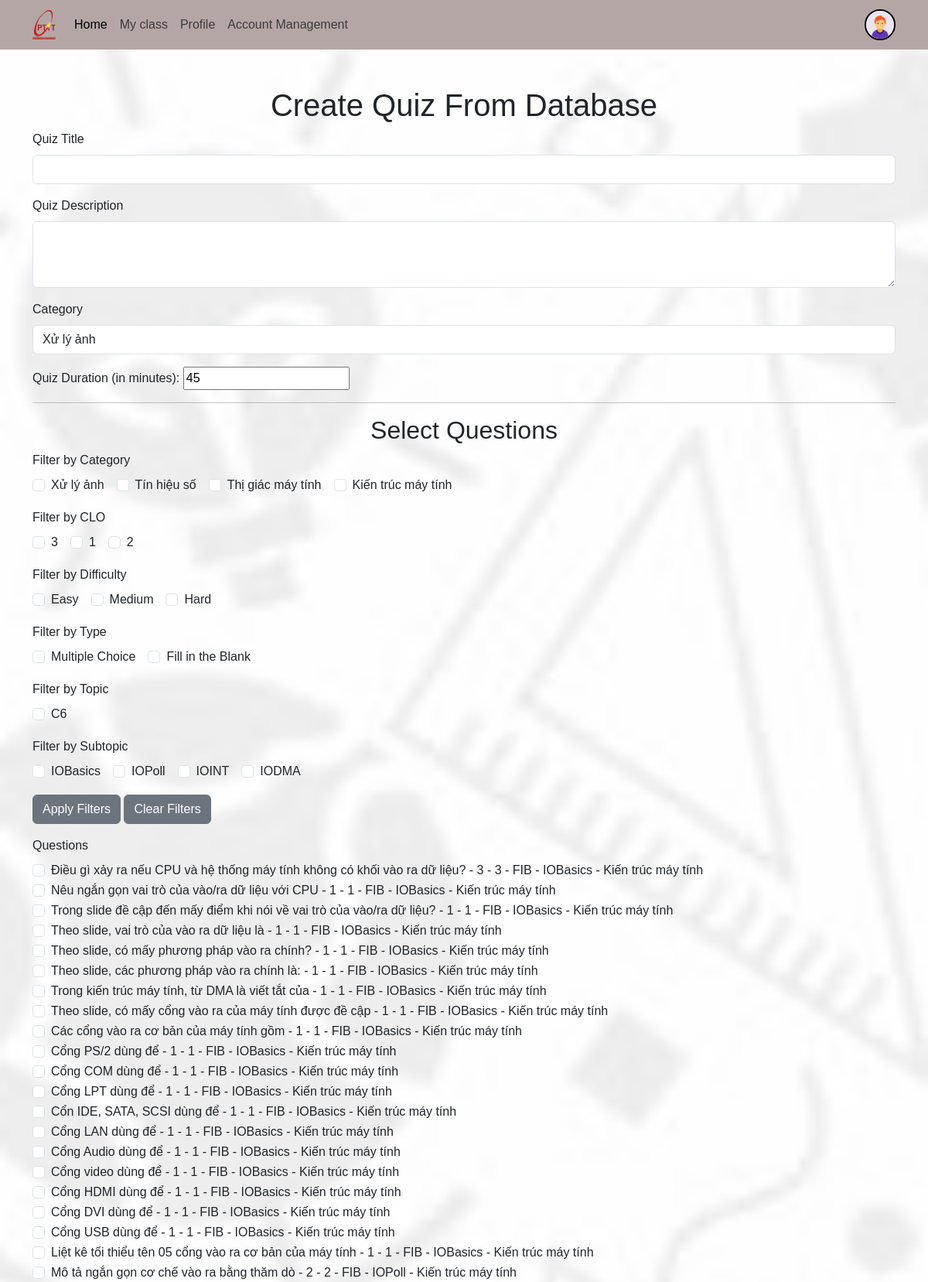
Page /myclass/class_detail/8/addquiz/createquizfromdb/ (signed in, upper part) on the committed database.
### account/models.py (models this page shows, shortened)
class Profile(models.Model):
    user = models.OneToOneField(User, on_delete=models.CASCADE, null=True, verbose_name='User Object') #verbose_name
    user_class = models.TextField(blank=True, null=True)
    email=models.EmailField(blank=True, null=True,max_length=254,unique=True)
    profile_img = models.ImageField(upload_to='profile_images', default='profile_images/user.jpg', blank=True, null=True, verbose_name='Profile Pic')
    studen_id = models.CharField(max_length=15, blank=True, null=True)
    GENDER = (
        ('Male', 'Male'),
        ('Female', 'Female'),
        ('Other', 'Other'),
    )
    gender = models.CharField(max_length=6, choices=GENDER, blank=True, null=True)

### quiz/models.py (models this page shows, shortened)
class Category(models.Model):
    name = models.CharField(max_length=255)
    class Meta:
        verbose_name_plural = 'Categories'

class Question(models.Model):
    QUESTION_TYPES = [
        ('MCQ', 'Multiple Choice Question'),
        ('FIB', 'Fill in the Blank'),
    ]
    category = models.ForeignKey(Category, on_delete=models.CASCADE,null=True, blank=True)
    topic = models.TextField(null=True, blank=True)
    subtopic = models.TextField(null=True, blank=True)
    id = models.AutoField(primary_key=True)
    question_type = models.CharField(max_length=3, choices=QUESTION_TYPES)
    CLO = models.IntegerField(default=1)
    quiz_id = models.ForeignKey(Quiz, on_delete=models.CASCADE, null=True, blank=True)
    question_text = models.TextField()
    difficulty = models.IntegerField(default=1)

### quiz/views.py (the view, shortened to what this page needs)
# urls.py: path('class_detail/<int:class_id>/addquiz/createquizfromdb/', quiz_views.create_quiz_from_db, name='create_quiz_from_db'),
@login_required(login_url='login')
@user_passes_test(is_admin)
def create_quiz_from_db(request, class_id):
    myclass = get_object_or_404(MyClass, id=class_id)
    categories = Category.objects.all()
    questions = Question.objects.filter(quiz_id=None)
    valid_questions = []
    for question in questions:
        if question.question_type == 'MCQ':
            options = Option.objects.filter(question_id=question.id)
            num_correct_options = options.filter(is_correct=True).count()
            num_incorrect_options = options.filter(is_correct=False).count()
            print(question.question_text, num_correct_options, num_incorrect_options)
            if num_correct_options >= 1 and num_incorrect_options >= 3:
                valid_questions.append(question)
        else:
            valid_questions.append(question)
    questions = Question.objects.filter(id__in=[question.id for question in valid_questions])
    if 'category' in request.GET:
        category_filter = request.GET['category'].split(',')
        questions = questions.filter(category_id__in=category_filter)
    if 'clo' in request.GET:
        clo_filter = request.GET['clo'].split(',')
        questions = questions.filter(CLO__in=clo_filter)
    if 'difficulty' in request.GET:
        difficulty_filter = request.GET['difficulty'].split(',')
        questions = questions.filter(difficulty__in=difficulty_filter)
    if 'type' in request.GET:
        type_filter = request.GET['type'].split(',')
        questions = questions.filter(question_type__in=type_filter)
    if 'topic' in request.GET:
        topic_filter = request.GET['topic'].split(',')
        questions = questions.filter(topic__in=topic_filter)
    if 'subtopic' in request.GET:
        subtopic_filter = request.GET['subtopic'].split(',')
        questions = questions.filter(subtopic__in=subtopic_filter)
    clos = questions.values_list('CLO', flat=True).distinct()
    topics = questions.values_list('topic', flat=True).distinct()
    subtopics = questions.values_list('subtopic', flat=True).distinct()
    if request.headers.get('x-requested-with') == 'XMLHttpRequest':
        questions_data = list(questions.values('id', 'question_text', 'CLO', 'difficulty', 'question_type'))
        return JsonResponse({'questions': questions_data})
    context = {
        'categories': categories,
        'clos': clos,
        'topics': topics,
        'subtopics': subtopics,
        'questions': questions,
        'class_id': class_id
    }
    return render(request, 'createQuizFromDB.html', context)

### quiz/views.py (called while the page is built)
def is_admin(user):
    return user.is_superuser

### templates/createQuizFromDB.html (shortened to what this page needs)
<!DOCTYPE html>
<html lang="en">
<head>
    <link href="https://cdn.jsdelivr.net/npm/bootstrap@5.3.0-alpha3/dist/css/bootstrap.min.css" rel="stylesheet"
>
    <link rel="stylesheet" href="/static/css/style.css">
</head>
<body>
    {% include "Components/navbar_loged_in.html" %}
    <div class="container mt-5">
        <h1 class="text-center">Create Quiz From Database</h1>
        <form method="post" action="{% url 'create_quiz_from_db' class_id %}">
            <div class="mb-3">
                <label for="quizTitle" class="form-label">Quiz Title</label>
                <input type="text" class="form-control" id="quizTitle" name="quiz_title" required>
            </div>
            <div class="mb-3">
                <label for="quizDescription" class="form-label">Quiz Description</label>
                <textarea class="form-control" id="quizDescription" name="quiz_description" rows="3" required></textarea>
            </div>
            <div class="mb-3">
                <label for="quizCategory" class="form-label">Category</label>
                <select class="form-control" id="quizCategory" name="quiz_category" required>
                    {% for category in categories %}
                        <option value="{{ category.id }}">{{ category.name }}</option>
                    {% endfor %}
                </select>
            </div>
            <label for="quiz_duration">Quiz Duration (in minutes):</label>
            <input type="number" id="quiz_duration" name="quiz_duration" value="45" min="1">
            <hr>
            <h2 class="text-center">Select Questions</h2>
            <div class="mb-3">
                <label class="form-label">Filter by Category</label>
                <div class="d-flex flex-wrap">
                    {% for category in categories %}
                        <div class="form-check me-3">
                            <input class="form-check-input" type="checkbox" value="{{ category.id }}" id="filterCategory{{ category.id }}" name="filter_category">
                            <label class="form-check-label" for="filterCategory{{ category.id }}">
                                {{ category.name }}
                            </label>
                        </div>
                    {% endfor %}
                </div>
            </div>
            <div class="mb-3">
                <label class="form-label">Filter by CLO</label>
                <div class="d-flex flex-wrap">
                    {% for clo in clos %}
                        <div class="form-check me-3">
                            <input class="form-check-input" type="checkbox" value="{{ clo }}" id="filterCLO{{ clo }}" name="filter_clo">
                            <label class="form-check-label" for="filterCLO{{ clo }}">
                                {{ clo }}
                            </label>
                        </div>
                    {% endfor %}
                </div>
            </div>
            <div class="mb-3">
                <label class="form-label">Filter by Difficulty</label>
                <div class="d-flex flex-wrap">
                    <div class="form-check me-3">
                        <input class="form-check-input" type="checkbox" value="1" id="filterDifficulty1" name="filter_difficulty">
                        <label class="form-check-label" for="filterDifficulty1">
                            Easy
                        </label>
                    </div>
                    <div class="form-check me-3">
                        <input class="form-check-input" type="checkbox" value="2" id="filterDifficulty2" name="filter_difficulty">
                        <label class="form-check-label" for="filterDifficulty2">
                            Medium
                        </label>
                    </div>
                    <div class="form-check me-3">
                        <input class="form-check-input" type="checkbox" value="3" id="filterDifficulty3" name="filter_difficulty">
                        <label class="form-check-label" for="filterDifficulty3">
                            Hard
                        </label>
                    </div>
                </div>
            </div>
            <div class="mb-3">
                <label class="form-label">Filter by Type</label>
                <div class="d-flex flex-wrap">
                    <div class="form-check me-3">
                        <input class="form-check-input" type="checkbox" value="MCQ" id="filterTypeMCQ" name="filter_type">
                        <label class="form-check-label" for="filterTypeMCQ">
                            Multiple Choice
                        </label>
                    </div>
                    <div class="form-check me-3">
                        <input class="form-check-input" type="checkbox" value="FIB" id="filterTypeFIB" name="filter_type">
                        <label class="form-check-label" for="filterTypeFIB">
                            Fill in the Blank
                        </label>
                    </div>
                </div>
            </div>
            <div class="mb-3">
                <label class="form-label">Filter by Topic</label>
                <div class="d-flex flex-wrap">
                    {% for topic in topics %}
                        <div class="form-check me-3">
                            <input class="form-check-input" type="checkbox" value="{{ topic }}" id="filterTopic{{ topic }}" name="filter_topic">
                            <label class="form-check-label" for="filterTopic{{ topic }}">
                                {{ topic }}
                            </label>
                        </div>
                    {% endfor %}
                </div>
            </div>
            <div class="mb-3">
                <label class="form-label">Filter by Subtopic</label>
                <div class="d-flex flex-wrap">
                    {% for subtopic in subtopics %}
                        <div class="form-check me-3">
                            <input class="form-check-input" type="checkbox" value="{{ subtopic }}" id="filterSubtopic{{ subtopic }}" name="filter_subtopic">
                            <label class="form-check-label" for="filterSubtopic{{ subtopic }}">
                                {{ subtopic }}
                            </label>
                        </div>
                    {% endfor %}
                </div>
            </div>
            <button type="button" class="btn btn-secondary" onclick="applyFilters()">Apply Filters</button>
            <button type="button" class="btn btn-secondary" onclick="clearFilters()">Clear Filters</button>
            <div class="mb-3 mt-3">
                <label for="quizQuestions" class="form-label">Questions</label>
                <div id="quizQuestions">
                    {% for question in questions %}
                        <div class="form-check">
                            <input class="form-check-input" type="checkbox" value="{{ question.id }}" id="question{{ question.id }}" name="questions">
                            <label class="form-check-label" for="question{{ question.id }}">
                                {{ question.question_text }} - {{ question.CLO }} - {{ question.difficulty }} - {{ question.question_type }}
                                {% if question.subtopic %}- {{ question.subtopic }}{% endif %}
                                {% if question.category %}- {{ question.category.name }}{% endif %}
                            </label>
                        </div>
                    {% endfor %}
                </div>
            </div>
        </form>
    </div>
</body>
</html>

### templates/Components/navbar_loged_in.html (shortened to what this page needs)
    <nav class="navbar navbar-expand-lg bg-body-tertiary d-none d-lg-block">
        <div class="container">
            <a class="navbar-brand" href="">
                <img src="/static/images/logo_ptit.png" alt="" style="width: 30px;">
                </a>
            <div class="collapse navbar-collapse" id="navbarSupportedContent">
                <ul class="navbar-nav me-auto mb-2 mb-lg-0">
                    <li class="nav-item">
                        <a class="nav-link active" aria-current="page" href="{% url 'welcome' %}">Home</a>
                    </li>
						<a class="nav-link" href="{% url 'my_classes' %}">My class</a>
					<li class="nav-item">
                        <a class="nav-link" href="{% url 'profile' request.user.username %}">Profile</a>
                    </li>
                    {% if request.user.is_staff or request.user.is_superuser %}
                    <a class="nav-link" href="{% url "account_management" %}">Account Management</a>
                    {% endif %}
                </ul>
                {% if request.user.is_authenticated %}
                    <a href="{% url 'profile' request.user.username %}" class="ms-5">
                    <img src="{{request.user.profile.profile_img.url}}" class="rounded-circle" width="40" height="40" alt="profile_img" style="border: 2px solid #000;">
                    </a>
                {% endif %}
            </div>
        </div>
    </nav>

### static/css/style.css (style rules this page uses)
* { font-family: 'Arial', 'Tahoma', 'Verdana', 'Roboto', 'Open Sans', sans-serif; }
body { background-image: url("../images/Bg1.jpg"); background-size: cover; background-repeat: no-repeat; background-attachment: fixed; background-position: center; }
.navbar { background-color: #b5a6a6 !important; }

### rows in the picture
Category: name "Xử lý ảnh"
Category: name "Tín hiệu số"
Category: name "Thị giác máy tính"
Category: name "Kiến trúc máy tính"
Question: question_text "Điều gì xảy ra nếu CPU và hệ thống máy tính không có khối vào ra dữ liệu?", CLO "3", difficulty "3", question_type "FIB", subtopic "IOBasics", category.name "Kiến trúc máy tính"
Question: question_text "Nêu ngắn gọn vai trò của vào/ra dữ liệu với CPU", CLO "1", difficulty "1", question_type "FIB", subtopic "IOBasics", category.name "Kiến trúc máy tính"
Question: question_text "Trong slide đề cập đến mấy điểm khi nói về vai trò của vào/ra dữ liệu?", CLO "1", difficulty "1", question_type "FIB", subtopic "IOBasics", category.name "Kiến trúc máy tính"
Question: question_text "Theo slide, vai trò của vào ra dữ liệu là", CLO "1", difficulty "1", question_type "FIB", subtopic "IOBasics", category.name "Kiến trúc máy tính"
Question: question_text "Theo slide, có mấy phương pháp vào ra chính?", CLO "1", difficulty "1", question_type "FIB", subtopic "IOBasics", category.name "Kiến trúc máy tính"
Question: question_text "Theo slide, các phương pháp vào ra chính là:", CLO "1", difficulty "1", question_type "FIB", subtopic "IOBasics", category.name "Kiến trúc máy tính"
Question: question_text "Trong kiến trúc máy tính, từ DMA là viết tắt của", CLO "1", difficulty "1", question_type "FIB", subtopic "IOBasics", category.name "Kiến trúc máy tính"
Question: question_text "Theo slide, có mấy cổng vào ra của máy tính được đề cập", CLO "1", difficulty "1", question_type "FIB", subtopic "IOBasics", category.name "Kiến trúc máy tính"
Question: question_text "Các cổng vào ra cơ bản của máy tính gồm", CLO "1", difficulty "1", question_type "FIB", subtopic "IOBasics", category.name "Kiến trúc máy tính"
Question: question_text "Cổng PS/2 dùng để", CLO "1", difficulty "1", question_type "FIB", subtopic "IOBasics", category.name "Kiến trúc máy tính"
Question: question_text "Cổng COM dùng để", CLO "1", difficulty "1", question_type "FIB", subtopic "IOBasics", category.name "Kiến trúc máy tính"
Question: question_text "Cổng LPT dùng để", CLO "1", difficulty "1", question_type "FIB", subtopic "IOBasics", category.name "Kiến trúc máy tính"
Question: question_text "Cổn IDE, SATA, SCSI dùng để", CLO "1", difficulty "1", question_type "FIB", subtopic "IOBasics", category.name "Kiến trúc máy tính"
Question: question_text "Cổng LAN dùng để", CLO "1", difficulty "1", question_type "FIB", subtopic "IOBasics", category.name "Kiến trúc máy tính"
Question: question_text "Cổng Audio dùng để", CLO "1", difficulty "1", question_type "FIB", subtopic "IOBasics", category.name "Kiến trúc máy tính"
Question: question_text "Cổng video dùng để", CLO "1", difficulty "1", question_type "FIB", subtopic "IOBasics", category.name "Kiến trúc máy tính"
Question: question_text "Cổng HDMI dùng để", CLO "1", difficulty "1", question_type "FIB", subtopic "IOBasics", category.name "Kiến trúc máy tính"
Question: question_text "Cổng DVI dùng để", CLO "1", difficulty "1", question_type "FIB", subtopic "IOBasics", category.name "Kiến trúc máy tính"
Question: question_text "Cổng USB dùng để", CLO "1", difficulty "1", question_type "FIB", subtopic "IOBasics", category.name "Kiến trúc máy tính"
Question: question_text "Liệt kê tối thiểu tên 05 cổng vào ra cơ bản của máy tính", CLO "1", difficulty "1", question_type "FIB", subtopic "IOBasics", category.name "Kiến trúc máy tính"
Question: question_text "Mô tả ngắn gọn cơ chế vào ra bằng thăm dò", CLO "2", difficulty "2", question_type "FIB", subtopic "IOPoll", category.name "Kiến trúc máy tính"

### other values in the picture
{{ clo }} "3" "1" "2"
{{ topic }} "C6"
{{ subtopic }} "IOBasics" "IOPoll" "IOINT" "IODMA"
form field quiz_category "Xử lý ảnh"
